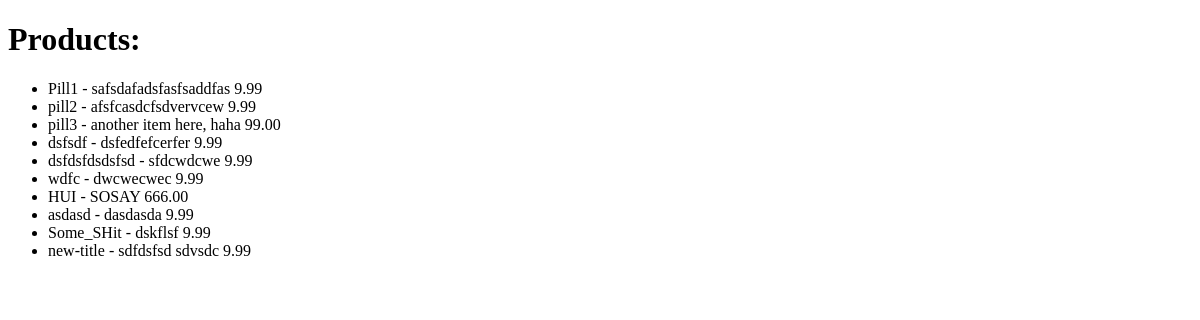
The app's page /products/, older data.
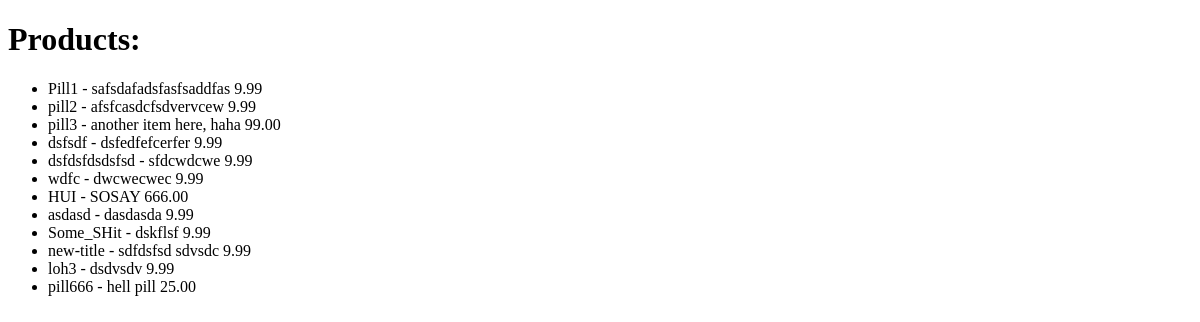
The same page, newer data.
### products/models.py (models this page shows)
class Product(models.Model):
	user = models.ForeignKey(settings.AUTH_USER_MODEL)
	managers = models.ManyToManyField(settings.AUTH_USER_MODEL, related_name='managers_products', blank = True)
	title = models.CharField(max_length=30) #owiuerpoajsdlfkjasd;flkiu1p3o4u134123 ewjfa;sd
	slug = models.SlugField(blank=True, unique=True)
	description = models.TextField()
	price = models.DecimalField(max_digits=100, decimal_places=2, default=9.99, null=True,) #100.00
	sale_price = models.DecimalField(max_digits=100,
			 decimal_places=2, default=6.99, null=True, blank=True) #100.00
	def __unicode__(self): #def __unicode__(self):
		return self.title

### products/views.py (the view)
# urls.py: url(r'^products/$', ProductListView.as_view(), name='product_list_view'),
class ProductListView(ListView):
	model = Product
	def get_queryset(self, *args, **kwargs):
		qs = super(ProductListView, self).get_queryset(**kwargs)
		return qs

### templates/products/product_list.html
{% extends "base.html" %}
{% block content %}
<h1>Products:</h1>
<ul>
{% for instance in object_list %}
    <li>{{ instance }} - {{ instance.description }} {{ instance.price }}</li>
{% empty %}
    <li>No articles yet.</li>
{% endfor %}
</ul>
{% endblock %}

### templates/base.html (shortened to what this page needs)
<!DOCTYPE html>
<html>
<body>
{% block content %}{% endblock content %}
</body>
</html>

Row changes from the older to the newer data that the page shows:
added Product: title "loh3", description "dsdvsdv", price "9.99"
added Product: title "pill666", description "hell pill", price "25.00"
